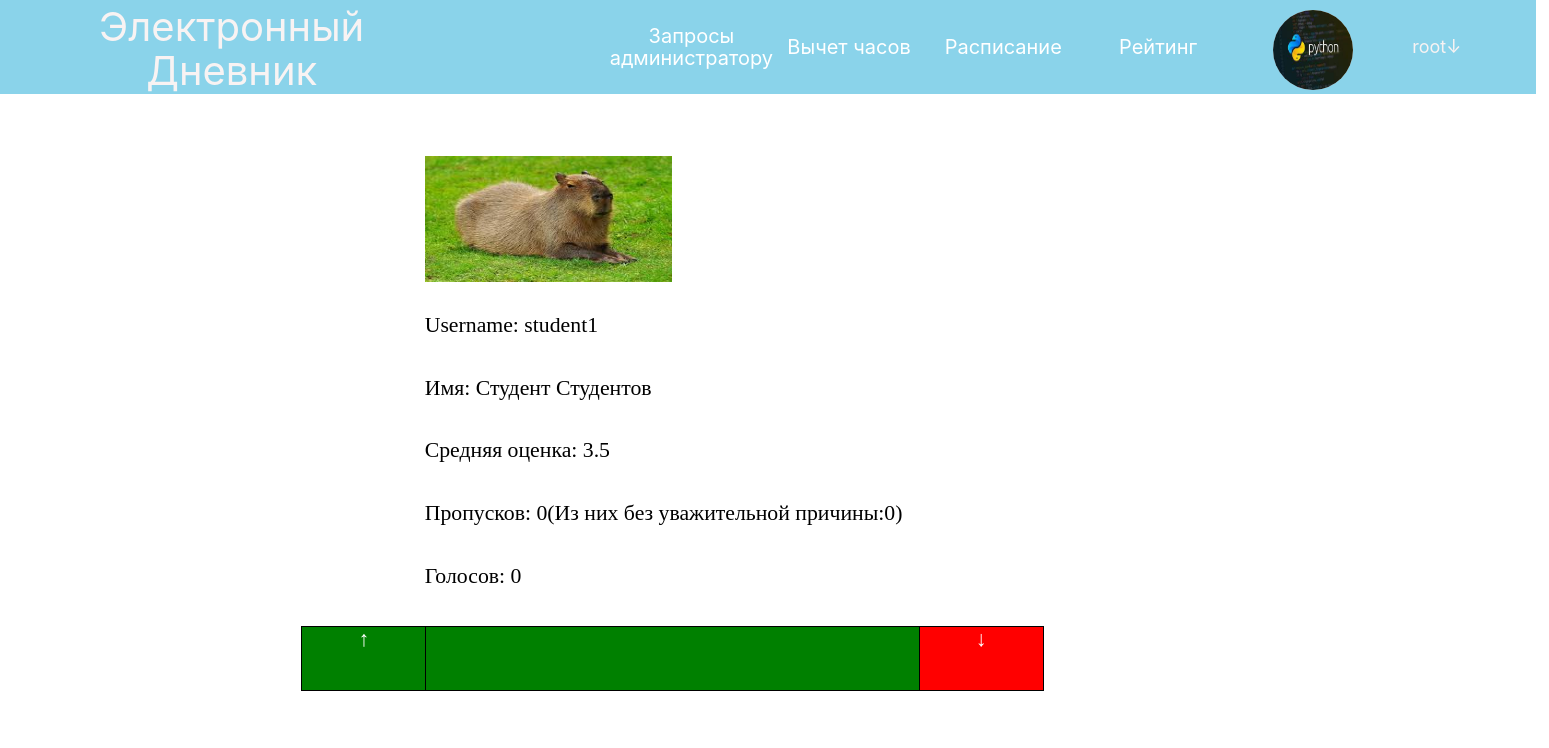
Page /profile/student1/ (signed in) on the committed database.
### main/models.py (models this page shows, shortened)
class Profile(models.Model):
    user = models.ForeignKey(User, on_delete=models.CASCADE, verbose_name='Пользователь')
    slug = models.SlugField(verbose_name='Ссылка на профиль')
    avatar = models.ImageField(verbose_name='Аватар', upload_to='uploads/avatars/', blank=True)
    class Meta:
        verbose_name = 'Профиль'
        verbose_name_plural = 'Профили'

### main/views.py (the view)
# urls.py: path('profile/<slug:profile_slug>/', profile, name='profile'),
def profile(request: HttpRequest, profile_slug) -> HttpResponse:
    if not request.user.is_authenticated:
        return redirect('main:login')
    is_teacher = False
    if len(Teacher.objects.filter(user=request.user)) != 0 or request.user.is_superuser:
        is_teacher = True
    my_profile = Profile.objects.filter(user=request.user)
    profile = Profile.objects.filter(slug=profile_slug)
    if len(my_profile) == 0 or len(profile) == 0:
        raise Http404
    my_profile = my_profile[0]
    profile = profile[0]
    student = Kid.objects.filter(user=profile.user)
    avg_mark = 'Не студент'
    lessons_misses = False
    lessons_misses_without_cause = False
    if len(student) != 0:
        student = student[0]
        lessons_info = LessonStudentInfo.objects.filter(student=student)
        marks = [lesson_info.mark for lesson_info in lessons_info]
        lessons_misses_without_cause = marks.count('Н')
        lessons_misses = marks.count('УП') + lessons_misses_without_cause + 1
        while '' in marks:
            marks.remove('')
        while 'УП' in marks:
            marks.remove('УП')
        while 'Н' in marks:
            marks.remove('Н')
        marks_int = [int(mark) for mark in marks]
        if len(marks_int) != 0:
            avg_mark = str(sum(marks_int) / len(marks_int))
        else:
            avg_mark = str(0)
    carma = ProfileRaiting.objects.filter(profile=profile)
    carma_percentage = '100%'
    if len(carma) != 0:
        carma_percentage = str(
            (len(ProfileRaiting.objects.filter(profile=profile, like=True)) / len(carma)) * 100) + '%'
    context = {"user": request.user, "my_profile": my_profile, "profile": profile, "avg_mark": avg_mark,
               "carma_count": len(carma), "carma_percentage": carma_percentage, "lessons_misses": lessons_misses,
               "misses_without_cause": lessons_misses_without_cause, 'is_teacher': is_teacher}
    return render(request, 'main/profile.html', context=context)

### main/templates/main/profile.html (shortened to what this page needs)
{% extends "header_auth.html" %}
{% block body_main_block %}
<div class="marks_content_block" id="marks_content_block">
    <div class="profile_image_block">
        <img src="{{ profile.avatar.url }}" width="100%" height="100%" alt="Нет аватара">
    </div>
    <div class="profile_username_block">
        Username: {{ profile.user.username }}
    </div>
    <div class="profile_surname_block">
        Имя: {{profile.user.first_name}} {{ profile.user.last_name }}
    </div>
    <div class="profile_avg_mark_block">
        Средняя оценка: {{avg_mark}}
    </div>
    <div class="profile_misses_count_block">
        Пропусков:
        {% if lessons_misses %}
        {{lessons_misses|add:-1}}(Из них без уважительной причины:{{misses_without_cause}})
        {% else %}
        Не студент
        {% endif %}
    </div>
    <div class="profile_carma_count_block" id="carma_counter">
        Голосов: {{carma_count}}
    </div>
    <div class="profile_like_button" onclick="send_vote('{{profile.slug}}','like');">↑</div>
    <div class="profile_dislike_button" onclick="send_vote('{{profile.slug}}','dislike');">↓</div>
    <div class="profile_carma_percentage_block">
        <div id="green_raiting_scale" style="width:{{carma_percentage}};background-color:green;height:100%;">
        </div>
    </div>
</div>
    {% load static %}
{% endblock %}

### templates/header_auth.html (shortened to what this page needs)
{% load static %}
<html>
<head>
	<link rel="stylesheet" href="{% static 'css/styles.css' %}">
</head>
<body>
	<div class="main">
{% if user.is_authenticated %}
		<div class="header_block">
			<a href="{% url 'main:index' %}">
			<div class="banner_header_block">
				<div class="banner_header_font">Электронный Дневник</div>
			</div>
			</a>
			{% if user.is_superuser %}
			<a href="{% url 'main:admin_requests' %}">
			<div class="admin_requests_header">
				<div class="admin_header_font">
					Запросы администратору
				</div>
			</div>
			</a>
			{% endif %}
			{% if is_teacher %}
			<a href="{% url 'main:hours_plan' %}">
			<div class="marks_header_button">
				<div class="marks_header_font">
					Вычет часов
				</div>
			</div>
			</a>
			{% endif %}
			<a href="{% url 'main:lessons_plan' %}">
			<div class="scheduler_header_button">
				<div class="scheduler_header_font">
					Расписание
				</div>
			</div>
			</a>
			<a href="{% url 'main:raiting' %}">
			<div class="raiting_header_button">
				<div class="raiting_header_font">
					Рейтинг
				</div>
			</div>
			</a>
			<div class="avatar_header_block">
				{% if my_profile.avatar.url %}
					<img src="{{ my_profile.avatar.url}}" width="100%" height="100%" class="image_round" alt="Нет аватара">
				{% endif %}
			</div>
			<div class="profile_header_block">
				<div class="profile_header_font" id="profile_header">
					{{user.username}}↓
				</div>
			</div>
		</div>
		<div class="menu_header_block">
			<a href="{% url 'main:profile' my_profile.slug %}">
			<div class="profile_menu_header_block">
				<div class="exit_menu_header_font">
				</div>
			</div>
			</a>
			<a href="{% url 'main:settings' %}">
			<div class="settings_menu_header_block" onclick="document.getElementById('logout_form').submit();">
				<div class="exit_menu_header_font">
				</div>
			</div>
			</a>
			<form method="POST" action="{% url 'main:logout' %}" id="logout_form">
			<div class="exit_menu_header_block" onclick="document.getElementById('logout_form').submit();">
				<div class="exit_menu_header_font">
				</div>
			</div>
			</form>
		</div>
	{% endif %}
	{% block body_main_block %}
	{% endblock %}
	</div>
</body>
</html>

### rows in the picture
Profile: avatar (picture)
Profile: avatar (picture), user.username "student1", user.first_name "Студент", user.last_name "Студентов"

### other values in the picture
{{ user.username }} "root"
{{ avg_mark }} "3.5"
{{ lessons_misses|add:-1 }} "0"
{{ misses_without_cause }} "0"
{{ carma_count }} "0"
